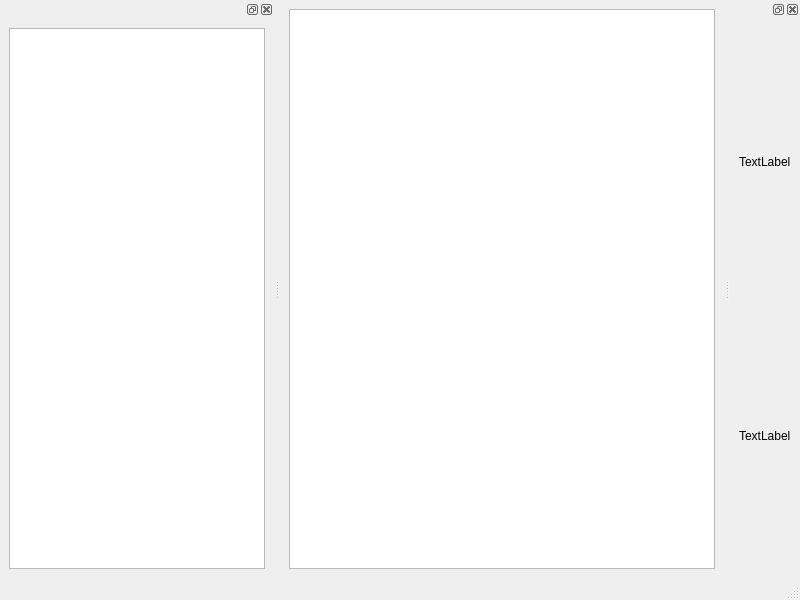
<?xml version="1.0" encoding="UTF-8"?>
<ui version="4.0">
 <class>MainWindow</class>
 <widget class="QMainWindow" name="MainWindow">
  <property name="geometry">
   <rect>
    <x>0</x>
    <y>0</y>
    <width>800</width>
    <height>600</height>
   </rect>
  </property>
  <property name="windowTitle">
   <string>MainWindow</string>
  </property>
  <widget class="QWidget" name="centralwidget">
   <layout class="QHBoxLayout" name="horizontalLayout">
    <item>
     <widget class="QGraphicsView" name="graphicsView"/>
    </item>
   </layout>
  </widget>
  <widget class="QMenuBar" name="menubar">
   <property name="geometry">
    <rect>
     <x>0</x>
     <y>0</y>
     <width>800</width>
     <height>21</height>
    </rect>
   </property>
  </widget>
  <widget class="QStatusBar" name="statusbar"/>
  <widget class="QDockWidget" name="dockWidget">
   <attribute name="dockWidgetArea">
    <number>1</number>
   </attribute>
   <widget class="QWidget" name="dockWidgetContents">
    <layout class="QVBoxLayout" name="verticalLayout">
     <item>
      <widget class="QListWidget" name="listWidget"/>
     </item>
    </layout>
   </widget>
  </widget>
  <widget class="QDockWidget" name="dockWidget_2">
   <attribute name="dockWidgetArea">
    <number>2</number>
   </attribute>
   <widget class="QWidget" name="dockWidgetContents_2">
    <layout class="QVBoxLayout" name="verticalLayout_2">
     <item>
      <widget class="QLabel" name="label">
       <property name="text">
        <string>TextLabel</string>
       </property>
      </widget>
     </item>
     <item>
      <widget class="QLabel" name="label_2">
       <property name="text">
        <string>TextLabel</string>
       </property>
      </widget>
     </item>
    </layout>
   </widget>
  </widget>
 </widget>
 <resources/>
 <connections/>
</ui>
